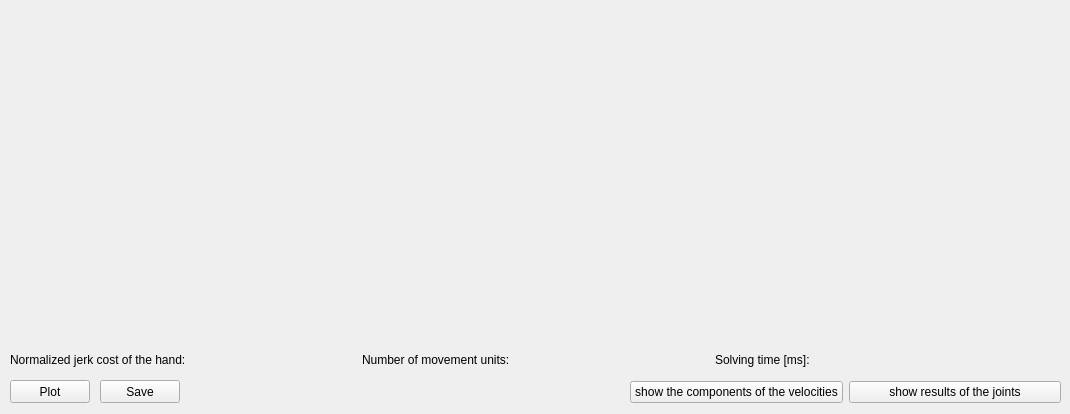
        <widget class="QWidget" name="tab_results_plan_mov">
         <attribute name="title">
          <string>Movement</string>
         </attribute>
         <widget class="QPushButton" name="pushButton_plot_mov">
          <property name="geometry">
           <rect>
            <x>10</x>
            <y>380</y>
            <width>80</width>
            <height>23</height>
           </rect>
          </property>
          <property name="text">
           <string>Plot</string>
          </property>
         </widget>
         <widget class="QPushButton" name="pushButton_save_res_mov">
          <property name="geometry">
           <rect>
            <x>100</x>
            <y>380</y>
            <width>80</width>
            <height>23</height>
           </rect>
          </property>
          <property name="text">
           <string>Save</string>
          </property>
         </widget>
         <widget class="QWidget" name="layoutWidget">
          <property name="geometry">
           <rect>
            <x>10</x>
            <y>350</y>
            <width>1051</width>
            <height>20</height>
           </rect>
          </property>
          <layout class="QHBoxLayout" name="horizontalLayout_2">
           <item>
            <layout class="QHBoxLayout" name="horizontalLayout_3">
             <item>
              <widget class="QLabel" name="label_cost_hand">
               <property name="text">
                <string>Normalized jerk cost of the hand: </string>
               </property>
              </widget>
             </item>
             <item>
              <widget class="QLabel" name="label_cost_hand_value">
               <property name="text">
                <string/>
               </property>
              </widget>
             </item>
            </layout>
           </item>
           <item>
            <layout class="QHBoxLayout" name="horizontalLayout_5">
             <item>
              <widget class="QLabel" name="label_cost_hand_3">
               <property name="text">
                <string>Number of movement units: </string>
               </property>
              </widget>
             </item>
             <item>
              <widget class="QLabel" name="label_nmu">
               <property name="text">
                <string/>
               </property>
              </widget>
             </item>
            </layout>
           </item>
           <item>
            <layout class="QHBoxLayout" name="horizontalLayout_4">
             <item>
              <widget class="QLabel" name="label_cost_hand_2">
               <property name="text">
                <string>Solving time [ms]:</string>
               </property>
              </widget>
             </item>
             <item>
              <widget class="QLabel" name="label_solving_time">
               <property name="text">
                <string/>
               </property>
              </widget>
             </item>
            </layout>
           </item>
          </layout>
         </widget>
         <widget class="QWidget" name="layoutWidget">
          <property name="geometry">
           <rect>
            <x>10</x>
            <y>10</y>
            <width>1051</width>
            <height>331</height>
           </rect>
          </property>
          <layout class="QHBoxLayout" name="horizontalLayout_11">
           <item>
            <widget class="QWidget" name="plot_hand_pos_mov" native="true"/>
           </item>
           <item>
            <widget class="QCustomPlot" name="plot_hand_vel_mov" native="true"/>
           </item>
          </layout>
         </widget>
         <widget class="QWidget" name="layoutWidget">
          <property name="geometry">
           <rect>
            <x>630</x>
            <y>380</y>
            <width>431</width>
            <height>25</height>
           </rect>
          </property>
          <layout class="QHBoxLayout" name="horizontalLayout_17">
           <item>
            <widget class="QPushButton" name="pushButton_comp_vel_mov">
             <property name="text">
              <string>show the components of the velocities</string>
             </property>
            </widget>
           </item>
           <item>
            <widget class="QPushButton" name="pushButton_joints_results_mov">
             <property name="text">
              <string>show results of the joints</string>
             </property>
            </widget>
           </item>
          </layout>
         </widget>
        </widget>
